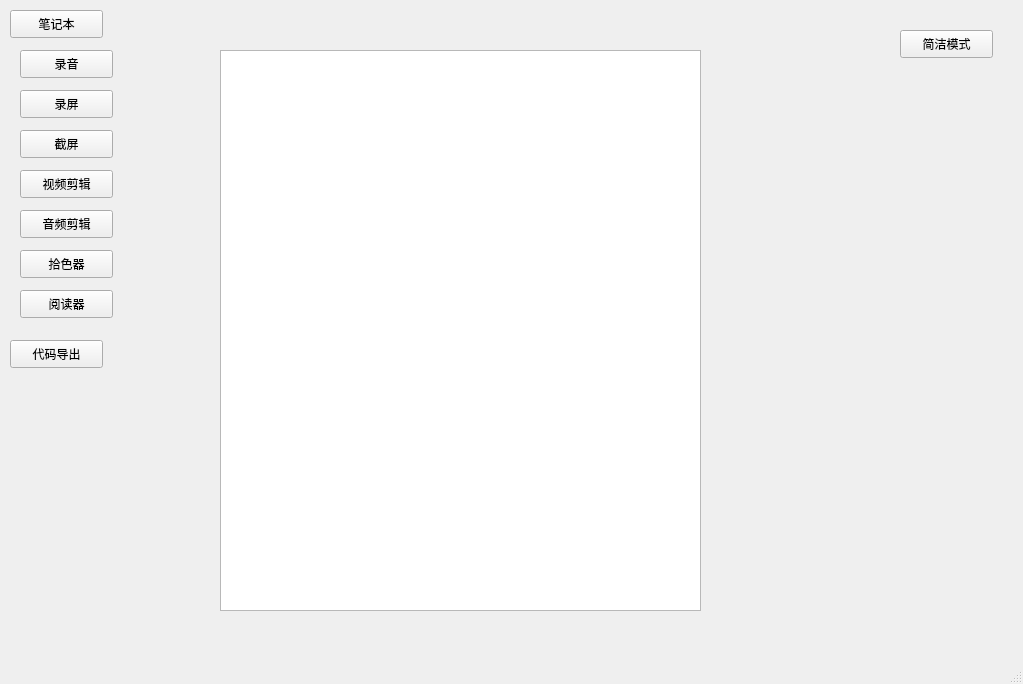
<?xml version="1.0" encoding="UTF-8"?>
<ui version="4.0">
 <class>MainWindow</class>
 <widget class="QMainWindow" name="MainWindow">
  <property name="geometry">
   <rect>
    <x>0</x>
    <y>0</y>
    <width>1023</width>
    <height>684</height>
   </rect>
  </property>
  <property name="windowTitle">
   <string>MainWindow</string>
  </property>
  <widget class="QWidget" name="centralwidget">
   <widget class="QPushButton" name="code_export">
    <property name="geometry">
     <rect>
      <x>10</x>
      <y>340</y>
      <width>93</width>
      <height>28</height>
     </rect>
    </property>
    <property name="text">
     <string>代码导出</string>
    </property>
   </widget>
   <widget class="QTreeView" name="treeView">
    <property name="geometry">
     <rect>
      <x>220</x>
      <y>50</y>
      <width>481</width>
      <height>561</height>
     </rect>
    </property>
   </widget>
   <widget class="QPushButton" name="compact_mode">
    <property name="geometry">
     <rect>
      <x>900</x>
      <y>30</y>
      <width>93</width>
      <height>28</height>
     </rect>
    </property>
    <property name="text">
     <string>简洁模式</string>
    </property>
   </widget>
   <widget class="QPushButton" name="reader">
    <property name="geometry">
     <rect>
      <x>20</x>
      <y>290</y>
      <width>93</width>
      <height>28</height>
     </rect>
    </property>
    <property name="text">
     <string>阅读器</string>
    </property>
   </widget>
   <widget class="QPushButton" name="screen_shot">
    <property name="geometry">
     <rect>
      <x>20</x>
      <y>130</y>
      <width>93</width>
      <height>28</height>
     </rect>
    </property>
    <property name="text">
     <string>截屏</string>
    </property>
   </widget>
   <widget class="QPushButton" name="video_clip">
    <property name="geometry">
     <rect>
      <x>20</x>
      <y>170</y>
      <width>93</width>
      <height>28</height>
     </rect>
    </property>
    <property name="text">
     <string>视频剪辑</string>
    </property>
   </widget>
   <widget class="QPushButton" name="recording">
    <property name="geometry">
     <rect>
      <x>20</x>
      <y>50</y>
      <width>93</width>
      <height>28</height>
     </rect>
    </property>
    <property name="text">
     <string>录音</string>
    </property>
   </widget>
   <widget class="QPushButton" name="screen_recording">
    <property name="geometry">
     <rect>
      <x>20</x>
      <y>90</y>
      <width>93</width>
      <height>28</height>
     </rect>
    </property>
    <property name="text">
     <string>录屏</string>
    </property>
   </widget>
   <widget class="QPushButton" name="note_book">
    <property name="geometry">
     <rect>
      <x>10</x>
      <y>10</y>
      <width>93</width>
      <height>28</height>
     </rect>
    </property>
    <property name="text">
     <string>笔记本</string>
    </property>
   </widget>
   <widget class="QPushButton" name="audio_clips">
    <property name="geometry">
     <rect>
      <x>20</x>
      <y>210</y>
      <width>93</width>
      <height>28</height>
     </rect>
    </property>
    <property name="text">
     <string>音频剪辑</string>
    </property>
   </widget>
   <widget class="QPushButton" name="color_picker">
    <property name="geometry">
     <rect>
      <x>20</x>
      <y>250</y>
      <width>93</width>
      <height>28</height>
     </rect>
    </property>
    <property name="text">
     <string>拾色器</string>
    </property>
   </widget>
  </widget>
  <widget class="QStatusBar" name="statusbar"/>
 </widget>
 <resources/>
 <connections/>
</ui>
